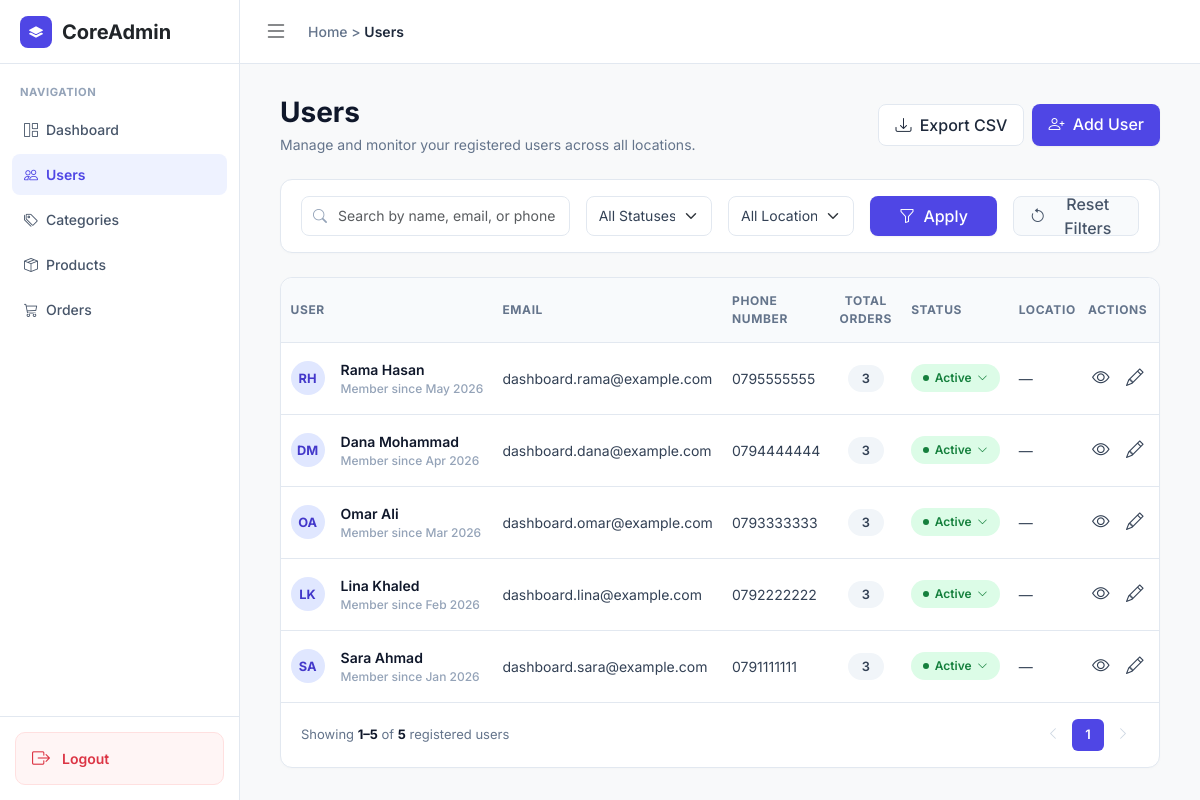
/admin/users.php, run on the app's committed database.
### tables this page shows
CREATE TABLE `users` (
  `id` int(11) NOT NULL,
  `full_name` varchar(255) NOT NULL,
  `email` varchar(255) NOT NULL,
  `password_hash` varchar(255) NOT NULL,
  `phone` varchar(20) DEFAULT NULL,
  `is_active` tinyint(1) NOT NULL DEFAULT 1,
  `created_at` timestamp NOT NULL DEFAULT current_timestamp()
);

### admin/includes/helpers.php (called while the page is built, shortened)
<?php
function safe($text)
{
    return htmlspecialchars($text, ENT_QUOTES, "UTF-8");
}
function getInitials($fullName)
{
    $words = explode(" ", trim($fullName));
    $firstWord = $words[0];
    $lastWord = $words[count($words) - 1];
    $initials = mb_substr($firstWord, 0, 1);
    if (count($words) > 1) {
        $initials = $initials . mb_substr($lastWord, 0, 1);
    }
    return mb_strtoupper($initials);
}
function filterParams($search, $status, $country)
{
    $filters = [];
    return $filters;
}
function exportLink($search, $status, $country)
{
    $filters = filterParams($search, $status, $country);
    if (count($filters) === 0) {
        return "user-export.php";
    }
    return "user-export.php?" . http_build_query($filters);
}

### app/models/user.php (called while the page is built, shortened)
<?php
class User
{
    private PDO $db;
    public function __construct(PDO $db)
    {
        $this->db = $db;
    }
    public function getAll(
        string $search = "",
        ?int $status = null,
        string $country = "",
        int $limit = 5,
        int $offset = 0
    ): array {
        [$where, $params] = $this->buildFilters($search, $status, $country);
        $sql = "SELECT u.id, u.full_name, u.email, u.phone, u.is_active, u.created_at,
                       (SELECT COUNT(*) FROM orders o WHERE o.user_id = u.id) AS total_orders,
                       (SELECT a.country FROM address a WHERE a.user_id = u.id
                        ORDER BY a.id LIMIT 1) AS country
                FROM users u
                $where
                ORDER BY u.id DESC
                LIMIT ? OFFSET ?";
        $stmt = $this->db->prepare($sql);
        $i = 1;
        $stmt->bindValue($i++, $limit, PDO::PARAM_INT);
        $stmt->bindValue($i, $offset, PDO::PARAM_INT);
        $stmt->execute();
        return $stmt->fetchAll();
    }
    public function countAll(
        string $search = "",
        ?int $status = null,
        string $country = ""
    ): int {
        [$where, $params] = $this->buildFilters($search, $status, $country);
        $sql = "SELECT COUNT(*) FROM users u $where";
        $stmt = $this->db->prepare($sql);
        $stmt->execute($params);
        return (int) $stmt->fetchColumn();
    }
    private function buildFilters(string $search, ?int $status, string $country): array
    {
        $conditions = [];
        $params = [];
        $where = $conditions ? "WHERE " . implode(" AND ", $conditions) : "";
        return [$where, $params];
    }
}

### admin/users.php (the view, shortened to what this page needs)
<?php
require_once __DIR__ . '/../app/models/user.php';
require_once __DIR__ . '/includes/helpers.php';
$database = new Database();
$db = $database->connect();
$userModel = new User($db);
$search = "";
$country = "";
$status = null;
$usersPerPage = 5;
$totalUsers = $userModel->countAll($search, $status, $country);
$totalPages = ceil($totalUsers / $usersPerPage);
$currentPage = 1;
$offset = ($currentPage - 1) * $usersPerPage;
$users = $userModel->getAll($search, $status, $country, $usersPerPage, $offset);
$firstShown = $offset + 1;
$lastShown = $offset + count($users);
require __DIR__ . '/includes/header.php';
?>
                <div class="page-header" id="users-top">
                    <div>
                        <h1 class="page-title">Users</h1>
                        <p class="page-subtitle">Manage and monitor your registered users across all locations.</p>
                    </div>
                    <div class="d-flex gap-2">
                        <a href="<?php echo safe(exportLink($search, $status, $country)); ?>" class="btn btn-outline-custom">
                            <i class="bi bi-download me-1"></i> Export CSV
                        </a>
                        <a href="#add-user" class="btn btn-brand">
                            <i class="bi bi-person-plus me-1"></i> Add User
                        </a>
                    </div>
                </div>
                <form method="get" action="users.php" class="filter-card">
                    <div class="row g-3">
                        <div class="col-lg-4 col-md-12">
                            <div class="filter-search">
                                <i class="bi bi-search"></i>
                                <input type="text" name="search" class="form-control"
                                       value="<?php echo safe($search); ?>"
                                       placeholder="Search by name, email, or phone number...">
                            </div>
                        </div>
                        <div class="col-lg-2 col-md-3">
                            <select name="status" class="form-select form-select-custom">
                                <option value="">All Statuses</option>
                            </select>
                        </div>
                        <div class="col-lg-2 col-md-3">
                            <select name="country" class="form-select form-select-custom">
                                <option value="">All Locations</option>
                            </select>
                        </div>
                        <div class="col-lg-2 col-md-3">
                            <button type="submit" class="btn btn-brand w-100">
                                <i class="bi bi-funnel me-1"></i> Apply
                            </button>
                        </div>
                        <div class="col-lg-2 col-md-3 text-end">
                            <a href="users.php" class="btn btn-reset w-100 justify-content-center">
                                <i class="bi bi-arrow-counterclockwise"></i> Reset Filters
                            </a>
                        </div>
                    </div>
                </form>
                <div class="table-card">
                    <div class="table-responsive">
                        <table class="custom-table">
                            <thead>
                                <tr>
                                    <th>USER</th>
                                    <th>EMAIL</th>
                                    <th>PHONE NUMBER</th>
                                    <th class="text-center">TOTAL ORDERS</th>
                                    <th>STATUS</th>
                                    <th>LOCATION</th>
                                    <th class="text-center">ACTIONS</th>
                                </tr>
                            </thead>
                            <tbody>
                                <?php foreach ($users as $user) { ?>
                                    <?php
                                    $memberSince = date("M Y", strtotime($user["created_at"]));
                                    $phone = "—";
                                    if ($user["phone"] !== null && $user["phone"] !== "") {
                                        $phone = $user["phone"];
                                    }
                                    if ($user["is_active"] == 1) {
                                        $statusText = "Active";
                                        $statusClass = "btn-status-pill";
                                    } else {
                                        $statusText = "Inactive";
                                        $statusClass = "btn-status-pill inactive";
                                    }
                                    ?>
                                    <tr>
                                        <td>
                                            <div class="d-flex align-items-center gap-3">
                                                <div class="user-initials"><?php echo safe(getInitials($user["full_name"])); ?></div>
                                                <div>
                                                    <div class="user-title"><?php echo safe($user["full_name"]); ?></div>
                                                    <div class="member-since">Member since <?php echo $memberSince; ?></div>
                                                </div>
                                            </div>
                                        </td>
                                        <td><?php echo safe($user["email"]); ?></td>
                                        <td class="text-nowrap"><?php echo safe($phone); ?></td>
                                        <td class="text-center">
                                            <span class="orders-pill"><?php echo $user["total_orders"]; ?></span>
                                        </td>
                                        <td>
                                            <details class="status-dropdown-wrapper">
                                                <summary class="<?php echo $statusClass; ?>">
                                                    <?php echo $statusText; ?> <i class="bi bi-chevron-down"></i>
                                                </summary>
                                            </details>
                                        </td>
                                        <td>
                                            <?php if ($user["country"] !== null) { ?>
                                                <span class="country-code"><?php echo safe(getCountryCode($user["country"])); ?></span>
                                                <?php echo safe($user["country"]); ?>
                                            <?php } else { ?>
                                                —
                                            <?php } ?>
                                        </td>
                                        <td>
                                            <div class="action-icons">
                                                <a href="user-view.php?id=<?php echo $user["id"]; ?>" class="action-btn" title="View"><i class="bi bi-eye"></i></a>
                                                <a href="#edit-user-<?php echo $user["id"]; ?>" class="action-btn" title="Edit"><i class="bi bi-pencil"></i></a>
                                            </div>
                                        </td>
                                    </tr>
                                <?php } ?>
                            </tbody>
                        </table>
                    </div>
                    <div class="table-footer">
                        <div class="pagination-info">
                            <?php if (count($users) === 0) { ?>
                                Showing <strong>0</strong>
                            <?php } else { ?>
                                Showing <strong><?php echo $firstShown; ?>–<?php echo $lastShown; ?></strong>
                            <?php } ?>
                            of <strong><?php echo $totalUsers; ?></strong> registered users
                        </div>
                        <ul class="custom-pagination">
                            <?php if ($currentPage > 1) { ?>
                                <li class="page-item">
                                    <a class="page-link" href="<?php echo safe(usersLink($currentPage - 1, $search, $status, $country)); ?>" title="Previous">
                                        <i class="bi bi-chevron-left"></i>
                                    </a>
                                </li>
                            <?php } else { ?>
                                <li class="page-item disabled">
                                    <span class="page-link"><i class="bi bi-chevron-left"></i></span>
                                </li>
                            <?php } ?>
                            <?php for ($pageNumber = 1; $pageNumber <= $totalPages; $pageNumber++) { ?>
                                <?php if ($pageNumber == $currentPage) { ?>
                                    <li class="page-item active">
                                        <span class="page-link"><?php echo $pageNumber; ?></span>
                                    </li>
                                <?php } else { ?>
                                    <li class="page-item">
                                        <a class="page-link" href="<?php echo safe(usersLink($pageNumber, $search, $status, $country)); ?>"><?php echo $pageNumber; ?></a>
                                    </li>
                                <?php } ?>
                            <?php } ?>
                            <?php if ($currentPage < $totalPages) { ?>
                                <li class="page-item">
                                    <a class="page-link" href="<?php echo safe(usersLink($currentPage + 1, $search, $status, $country)); ?>" title="Next">
                                        <i class="bi bi-chevron-right"></i>
                                    </a>
                                </li>
                            <?php } else { ?>
                                <li class="page-item disabled">
                                    <span class="page-link"><i class="bi bi-chevron-right"></i></span>
                                </li>
                            <?php } ?>
                        </ul>
                    </div>
                </div>
<?php require __DIR__ . '/includes/footer.php'; ?>

### data on the page
users: full_name "RH", full_name "Rama Hasan", created_at "May 2026", email "dashboard.rama@example.com", phone "0795555555", total_orders "3", is_active "Active"
users: full_name "DM", full_name "Dana Mohammad", created_at "Apr 2026", email "dashboard.dana@example.com", phone "0794444444", total_orders "3", is_active "Active"
users: full_name "OA", full_name "Omar Ali", created_at "Mar 2026", email "dashboard.omar@example.com", phone "0793333333", total_orders "3", is_active "Active"
users: full_name "LK", full_name "Lina Khaled", created_at "Feb 2026", email "dashboard.lina@example.com", phone "0792222222", total_orders "3", is_active "Active"
users: full_name "SA", full_name "Sara Ahmad", created_at "Jan 2026", email "dashboard.sara@example.com", phone "0791111111", total_orders "3", is_active "Active"

### other printed values
safe($breadcrumb) "Users"
$firstShown "1"
$lastShown "5"
$totalUsers "5"
